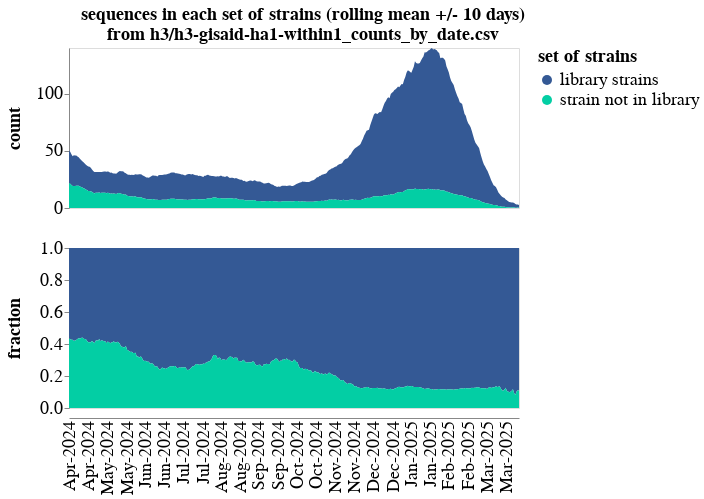

Write notebook code for a chart like this one.
### Markdown cell above
Plot number of strains in each group as a function of date:

### Code cell
# We create an integer days columns so we can impute missing days
grouped_counts_by_date = (
    filtered_counts_by_date
    .assign(
        set_of_strains=lambda x: x["variant"].map(
            lambda v: (
                "library strains"
                if v not in {
                    NOT_IN_LIBRARY}
                else v
            ),
        )
    )
    .groupby(["set_of_strains", "date"], as_index=False)
    .aggregate({"sequences": "sum"})
)


# Configure chart
titleFontSize = 18
labelFontSize = 18

# Make chart
grouped_counts_by_date_chart = (
    alt.Chart(grouped_counts_by_date)
    .transform_window(
        count="mean(sequences)",
        groupby=["set_of_strains"],
        frame=[-plot_window_frame_days, plot_window_frame_days],
    )
    .transform_joinaggregate(total_count="sum(count)", groupby=["date"])
    .transform_calculate(fraction=alt.datum.count / alt.datum.total_count)
    .transform_fold(
        fold=["count", "fraction"],
        as_=["statistic", "count_or_fraction"],
    )
    .encode(
        alt.X("date", title=None, axis=alt.Axis(grid=False, format="%b-%Y", labelAngle=-90,
                                                tickCount=100, tickSize=0,
                                                titleFontSize=titleFontSize,
                                                labelFontSize=labelFontSize)),
        alt.Y(
            "count_or_fraction:Q",
            axis=alt.Axis(grid=False, 
                          titleFontSize=titleFontSize,
                          labelFontSize=labelFontSize),
            title=None,
            scale=alt.Scale(nice=False)
        ),
        alt.Fill(
            "set_of_strains",
            title="set of strains",
            legend=alt.Legend(orient="right",
                              labelLimit=500, titleOrient="top"),
            scale=alt.Scale(range=color_scheme)
        ),
        alt.Row(
            "statistic:N",
            title=None,
            header=alt.Header(orient="left", labelFontStyle="bold",
                              titleFontSize=titleFontSize,
                              labelFontSize=labelFontSize)
        ),
        tooltip=[
            "set_of_strains",
            "date",
            "statistic:N",
            alt.Tooltip("count_or_fraction:Q", format=".2f"),
        ],
    )
    .mark_area()
    .configure_legend(titleFontSize=titleFontSize, labelFontSize=labelFontSize)
    .properties(
        width=450,
        height=160,
        title=alt.TitleParams(
            ("sequences in each set of strains " +
             f"(rolling mean +/- {plot_window_frame_days} days)",
             f'from {counts_by_date_csv.strip('../results/strain_counts/')}'
            ),
            anchor="middle",
            dx=-50,
            fontSize = titleFontSize
        ),
    )
    .resolve_scale(y="independent")
)

grouped_counts_by_date_chart

### Figure 1 — Vega-Lite specification as saved in the notebook (floating-point values rounded to 4 significant figures; data arrays with more than 128 entries replaced by an {"elided": "..."} marker saying what was removed)
{"config": {"view": {"continuousWidth": 300, "continuousHeight": 300}, "legend": {"labelFontSize": 18, "titleFontSize": 18}}, "data": {"name": "data-82d8cac2a381afe05679869b60c1af51"}, "mark": {"type": "area"}, "encoding": {"fill": {"field": "set_of_strains", "legend": {"labelLimit": 500, "orient": "right", "titleOrient": "top"}, "scale": {"range": ["#345995", "#03cea4", "#ca1551", "#eac435"]}, "title": "set of strains", "type": "nominal"}, "row": {"field": "statistic", "header": {"labelFontSize": 18, "labelFontStyle": "bold", "orient": "left", "titleFontSize": 18}, "title": null, "type": "nominal"}, "tooltip": [{"field": "set_of_strains", "type": "nominal"}, {"field": "date", "type": "temporal"}, {"field": "statistic", "type": "nominal"}, {"field": "count_or_fraction", "format": ".2f", "type": "quantitative"}], "x": {"axis": {"format": "%b-%Y", "grid": false, "labelAngle": -90, "labelFontSize": 18, "tickCount": 100, "tickSize": 0, "titleFontSize": 18}, "field": "date", "title": null, "type": "temporal"}, "y": {"axis": {"grid": false, "labelFontSize": 18, "titleFontSize": 18}, "field": "count_or_fraction", "scale": {"nice": false}, "title": null, "type": "quantitative"}}, "height": 160, "resolve": {"scale": {"y": "independent"}}, "title": {"text": ["sequences in each set of strains (rolling mean +/- 10 days)", "from h3/h3-gisaid-ha1-within1_counts_by_date.csv"], "anchor": "middle", "dx": -50, "fontSize": 18}, "transform": [{"window": [{"op": "mean", "field": "sequences", "as": "count"}], "frame": [-10, 10], "groupby": ["set_of_strains"]}, {"joinaggregate": [{"op": "sum", "field": "count", "as": "total_count"}], "groupby": ["date"]}, {"calculate": "(datum.count / datum.total_count)", "as": "fraction"}, {"fold": ["count", "fraction"], "as": ["statistic", "count_or_fraction"]}], "width": 450, "$schema": "https://vega.github.io/schema/vega-lite/v5.20.1.json", "datasets": {"data-82d8cac2a381afe05679869b60c1af51": {"elided": "746 records"}}}
